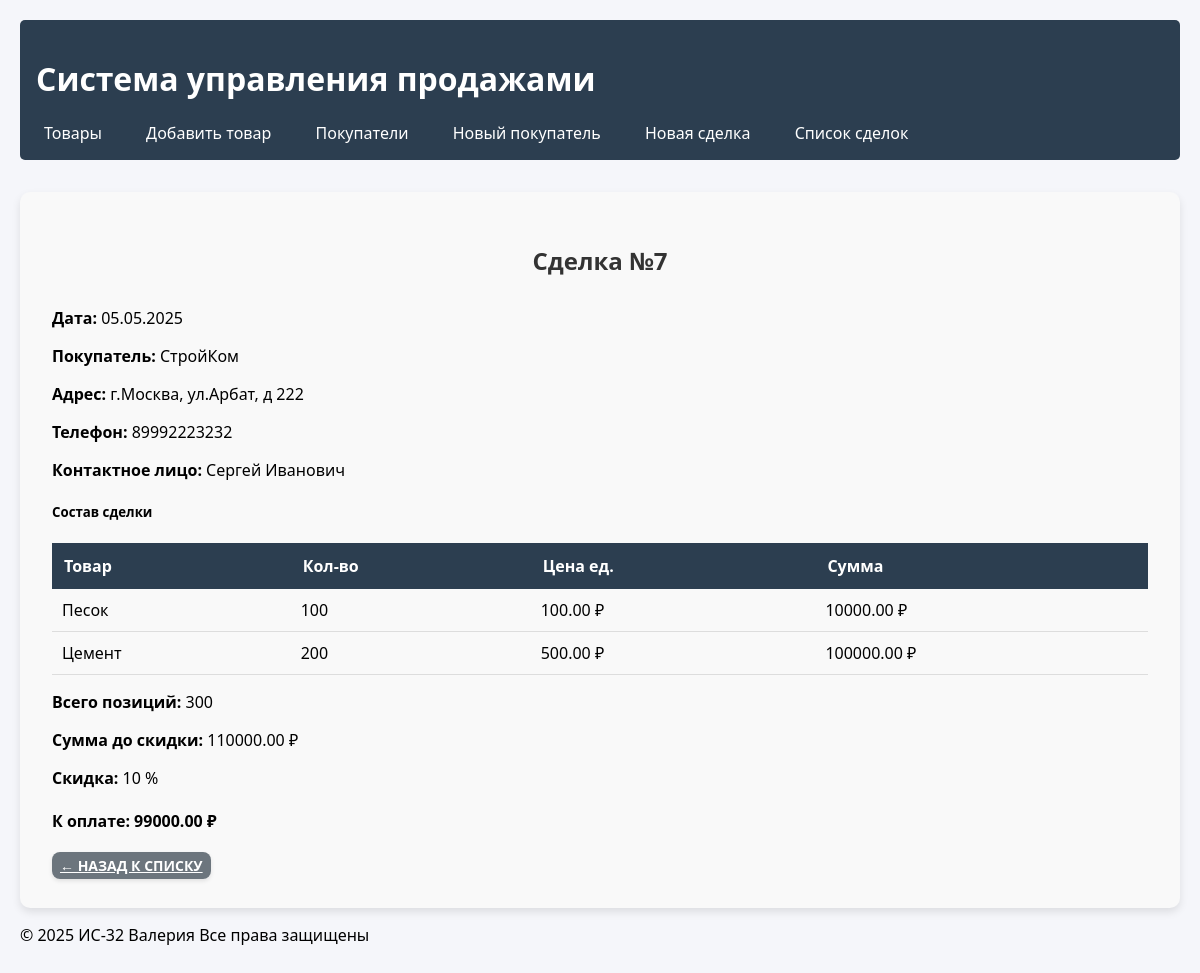
The page /deals/7/ on the database as committed earlier.
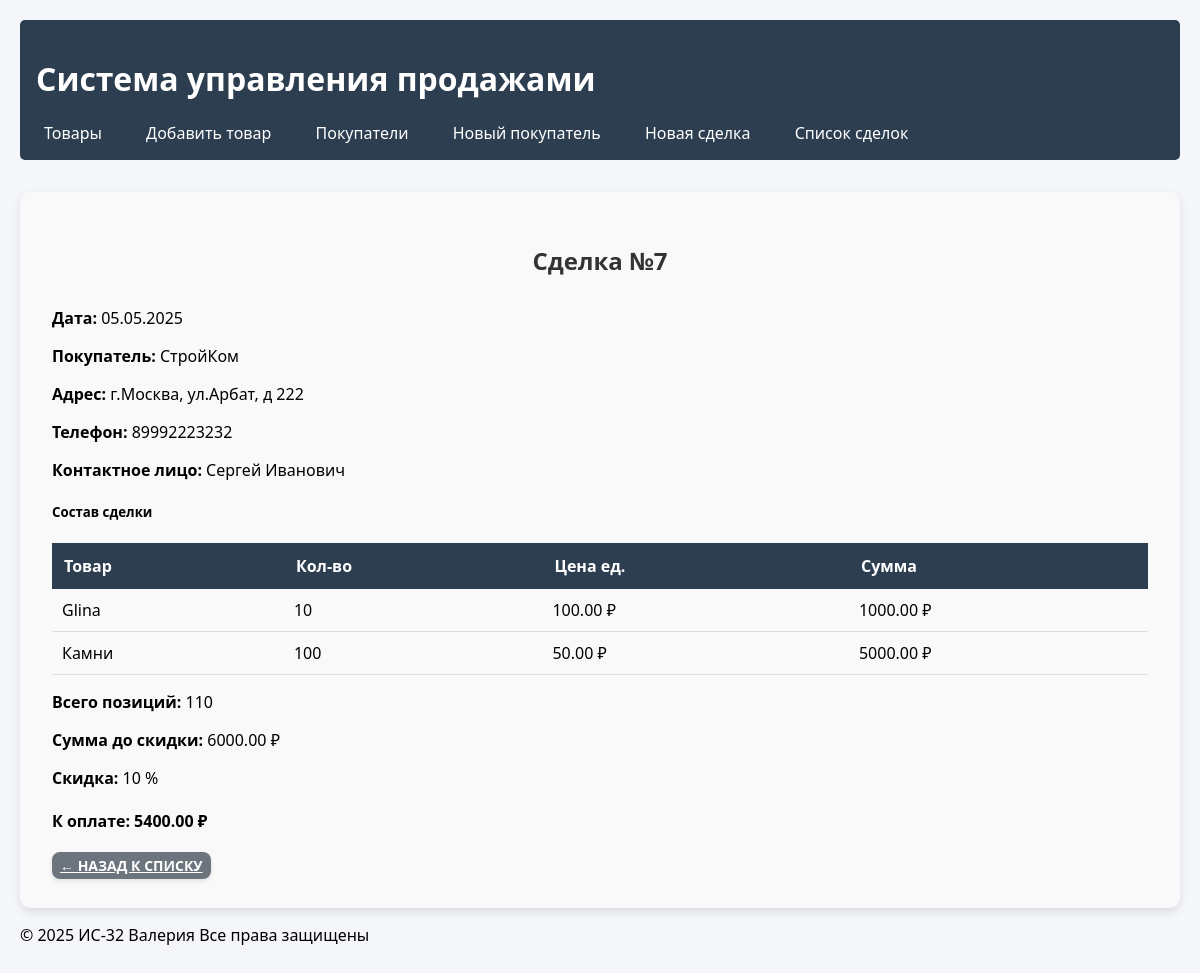
The same page on the database as committed later.
### sales/models.py (models this page shows, shortened)
class DealItem(models.Model):
    deal     = models.ForeignKey(Deal, related_name='items', on_delete=models.CASCADE)
    product  = models.ForeignKey(Product, on_delete=models.CASCADE)
    quantity = models.PositiveIntegerField("Количество", default=1)

class Product(models.Model):
    name  = models.CharField("Наименование", max_length=255)
    price = models.DecimalField("Цена", max_digits=10, decimal_places=2)

class Deal(models.Model):
    customer    = models.ForeignKey(Customer, on_delete=models.CASCADE, verbose_name="Клиент")
    date        = models.DateField("Дата", auto_now_add=True)
    @property
    def total_quantity(self):
        return sum(item.quantity for item in self.items.all())
    @property
    def discount(self):
        qty = self.total_quantity
        if qty >= 1000: return Decimal('0.20')
        if qty >= 100:  return Decimal('0.10')
        if qty >= 10:   return Decimal('0.05')
        return Decimal('0')
    @property
    def subtotal(self):
        return sum(item.product.price * item.quantity for item in self.items.all())
    @property
    def total(self):
        return self.subtotal * (1 - self.discount)

class Customer(models.Model):
    name           = models.CharField("Покупатель", max_length=255)
    address        = models.TextField("Адрес", blank=True)
    phone          = models.CharField("Телефон", max_length=20, blank=True)
    contact_person = models.CharField("Контактное лицо", max_length=255, blank=True)

### sales/views.py (the view)
# urls.py: path('deals/<int:pk>/', views.deal_detail, name='deal_detail'),
def deal_detail(request, pk):
    deal = get_object_or_404(Deal, pk=pk)
    return render(request, 'sales/deal_detail.html', {'deal': deal})

### sales/templatetags/math_filters.py (called while the page is built)
@register.filter
def mul(value, arg):
    try:
        return float(value) * float(arg)
    except:
        return ''

### sales/templates/sales/deal_detail.html (shortened to what this page needs)
{% extends 'sales/base.html' %}
{% load humanize math_filters %}
{% block content %}
<div class="container mt-5">
  <h2 class="mb-4">Сделка №{{ deal.id }}</h2>
  <p><strong>Дата:</strong> {{ deal.date|date:"d.m.Y" }}</p>
  <p><strong>Покупатель:</strong> {{ deal.customer.name }}</p>
  <p><strong>Адрес:</strong> {{ deal.customer.address }}</p>
  <p><strong>Телефон:</strong> {{ deal.customer.phone }}</p>
  <p><strong>Контактное лицо:</strong> {{ deal.customer.contact_person }}</p>
  <h5 class="mt-4">Состав сделки</h5>
  <table class="table table-bordered">
    <thead>
      <tr>
        <th>Товар</th>
        <th>Кол-во</th>
        <th>Цена ед.</th>
        <th>Сумма</th>
      </tr>
    </thead>
    <tbody>
      {% for item in deal.items.all %}
      <tr>
        <td>{{ item.product.name }}</td>
        <td>{{ item.quantity }}</td>
        <td>{{ item.product.price|floatformat:2 }} ₽</td>
        <td>{{ item.product.price|mul:item.quantity|floatformat:2 }} ₽</td>
      </tr>
      {% endfor %}
    </tbody>
  </table>
  <div class="mt-3">
    <p><strong>Всего позиций:</strong> {{ deal.total_quantity }}</p>
    <p><strong>Сумма до скидки:</strong> {{ deal.subtotal|floatformat:2 }} ₽</p>
    <p><strong>Скидка:</strong> {{ deal.discount|mul:100|floatformat:0 }} %</p>
    <h4>К оплате: {{ deal.total|floatformat:2 }} ₽</h4>
  </div>
  <a href="{% url 'sales:deal_list' %}" class="btn btn-secondary mt-3">← Назад к списку</a>
</div>
{% endblock %}

Rows that differ between the two databases and show on the page:
removed DealItem: product.name "Песок", quantity "100", product.price "100.00", product.price|mul "10000.00"
removed DealItem: product.name "Цемент", quantity "200", product.price "500.00", product.price|mul "100000.00"
computed for Deal "СтройКом": total_quantity "300" → "110"; subtotal "110000.00" → "6000.00"; total "99000.00" → "5400.00"
added DealItem: product.name "Glina", quantity "10", product.price "100.00", product.price|mul "1000.00"
added DealItem: product.name "Камни", quantity "100", product.price "50.00", product.price|mul "5000.00"
